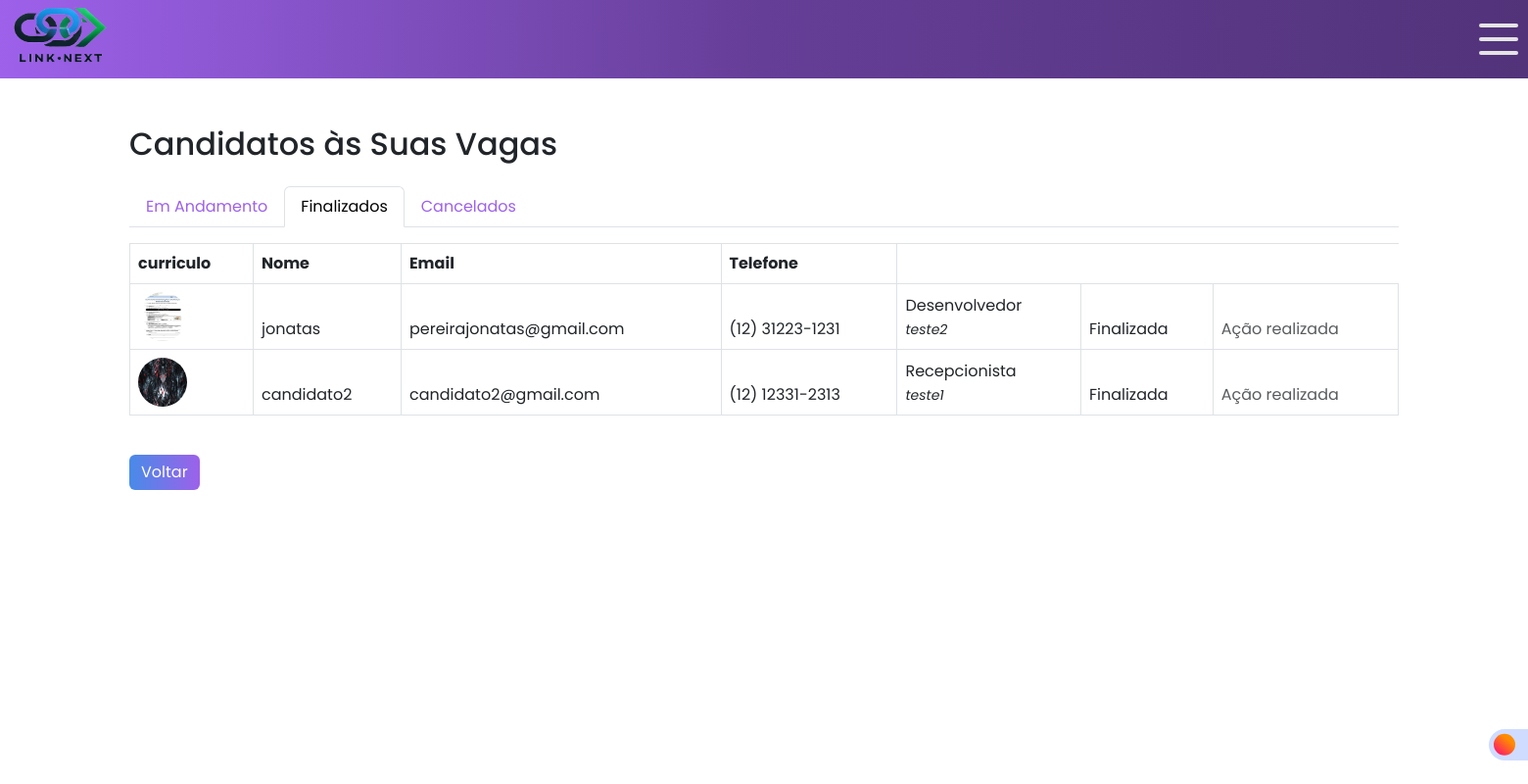
The page /candidato/candidatar.php?status=finalizada (signed in) on the database its author committed.
### tables this page shows
CREATE TABLE `candidato_vaga` (
  `id` int(11) NOT NULL,
  `candidato_id` int(11) NOT NULL,
  `vaga_id` int(11) NOT NULL,
  `data_inscricao` timestamp NOT NULL DEFAULT current_timestamp(),
  `status` enum('em_andamento','finalizada','rejeitado') DEFAULT 'em_andamento'
);

CREATE TABLE `candidatos` (
  `id` int(11) NOT NULL,
  `nome_candidato` varchar(255) NOT NULL,
  `email_candidato` varchar(255) NOT NULL,
  `cpf_candidato` varchar(14) NOT NULL,
  `endereco_candidato` text NOT NULL,
  `telefone_candidato` varchar(15) NOT NULL,
  `formacao_academica` varchar(255) DEFAULT NULL,
  `experiencia_profissional` text DEFAULT NULL,
  `area_atuacao` varchar(100) NOT NULL,
  `senha_candidato` varchar(255) NOT NULL,
  `created_at` timestamp NOT NULL DEFAULT current_timestamp(),
  `tipo_usuario` enum('candidato','empresa') NOT NULL DEFAULT 'candidato',
  `foto_candidato` varchar(255) DEFAULT NULL,
  `google_id` varchar(255) DEFAULT NULL
);

CREATE TABLE `vagas` (
  `id` int(11) NOT NULL,
  `empresa_id` int(11) NOT NULL,
  `descricao` text NOT NULL,
  `requisitos` text DEFAULT NULL,
  `data_postagem` timestamp NOT NULL DEFAULT current_timestamp()
);

### candidato/candidatar.php (the view, shortened to what this page needs)
<?php
require_once("../conexao.php");
$empresa_id = $_SESSION['usuario']['id'];
$status_filtro = $_GET['status'] ?? 'em_andamento';
$tabs = [
    'em_andamento' => 'Em Andamento',
    'finalizada'   => 'Finalizados',
    'rejeitado'    => 'Cancelados',
];
$sql = "SELECT
            cv.id AS candidato_vaga_id,
            c.nome_candidato,
            c.email_candidato,
            c.telefone_candidato,
            c.foto_candidato,
            v.descricao,
            v.requisitos,
            cv.status
        FROM candidato_vaga cv
        JOIN candidatos c ON cv.candidato_id = c.id
        JOIN vagas v       ON cv.vaga_id = v.id
        WHERE v.empresa_id = ? AND cv.status = ?
        ORDER BY cv.data_inscricao DESC";
$stmt = $pdo->prepare($sql);
$stmt->execute([$empresa_id, $status_filtro]);
$candidatos = $stmt->fetchAll(PDO::FETCH_ASSOC);
?>
<!DOCTYPE html>
<html lang="pt-br">
<head>
  <link href="https://cdn.jsdelivr.net/npm/bootstrap@5.3.0/dist/css/bootstrap.min.css" rel="stylesheet">
</head>
<body>
<label class="switch">
    <span class="slider"></span>
</label>
<header>
    <div class="logo">
    <img src="/Projeto_RH/html/Assets/IMG/Link_Next_Logo_sem_fundo.png" alt="">
    </div>
  <div class="resp-but">
      <label for="checkbox" class="toggle">
        <div class="bars" id="bar1"></div>
        <div class="bars" id="bar2"></div>
        <div class="bars" id="bar3"></div>
      </label>
    </div>
  </header>
  <div class="container mt-5">
    <h2 class="mb-4">Candidatos às Suas Vagas</h2>
    <ul class="nav nav-tabs">
      <?php foreach ($tabs as $status => $label): ?>
        <li class="nav-item">
          <a
            class="nav-link <?= $status_filtro === $status ? 'active' : '' ?>"
            href="?status=<?= $status ?>"
          >
            <?= $label ?>
          </a>
        </li>
      <?php endforeach; ?>
    </ul>
    <?php if ($candidatos): ?>
      <table class="table table-bordered mt-3">
        <thead>
          <tr>
            <th>curriculo</th>
            <th>Nome</th>
            <th>Email</th>
            <th>Telefone</th>
          <?php foreach ($candidatos as $cand): ?>
            <tr>
  <?php if ($cand['foto_candidato']): ?>
     <td>
    <img src="/projeto_rh/candidato/uploads/<?= htmlspecialchars($cand['foto_candidato']) ?>"
         width="50" height="50" class="rounded-circle"
         data-bs-toggle="modal"
         data-bs-target="#modalFoto<?= $cand['candidato_vaga_id'] ?>"
         style="cursor:pointer;" alt="Foto do Candidato">
</td>
  <?php else: ?>
    <img src="/projeto_rh/html/Assets/IMG/default-avatar.png"
         width="50" height="50" class="rounded-circle" alt="Foto padrão">
  <?php endif; ?>
              <td><?= htmlspecialchars($cand['nome_candidato']) ?></td>
              <td><?= htmlspecialchars($cand['email_candidato']) ?></td>
              <td><?= htmlspecialchars($cand['telefone_candidato']) ?></td>
              <td>
                <?= htmlspecialchars($cand['descricao']) ?><br>
                <small><i><?= htmlspecialchars($cand['requisitos']) ?></i></small>
              </td>
              <td><?= ucfirst(htmlspecialchars($cand['status'])) ?></td>
              <td>
                <?php if ($cand['status'] === 'em_andamento'): ?>
                  <form method="POST" style="display:inline-block">
                    <input type="hidden" name="candidato_vaga_id"
                           value="<?= $cand['candidato_vaga_id'] ?>">
<button type="submit" name="acao" value="confirmar" class="noselecte"><span class="text">Confirmar</span><span class="icon"><svg
      viewBox="0 0 24 24"
      height="24"
      width="24"
      xmlns="http://www.w3.org/2000/svg"
    >
      <path
        d="M9.707 19.121a.997.997 0 0 1-1.414 0l-5.646-5.647a1.5 1.5 0 0 1 0-2.121l.707-.707a1.5 1.5 0 0 1 2.121 0L9 14.171l9.525-9.525a1.5 1.5 0 0 1 2.121 0l.707.707a1.5 1.5 0 0 1 0 2.121z"
      ></path></svg></span>
</button>
                  </form>
                  <form method="POST" style="display:inline-block">
                    <input type="hidden" name="candidato_vaga_id"
                           value="<?= $cand['candidato_vaga_id'] ?>">
                    <button type="submit" name="acao" value="cancelar" class="noselect"><span class="text">Cancelar</span><span class="icon"><svg xmlns="http://www.w3.org/2000/svg" width="24" height="24" viewBox="0 0 24 24"><path d="M24 20.188l-8.315-8.209 8.2-8.282-3.697-3.697-8.212 8.318-8.31-8.203-3.666 3.666 8.321 8.24-8.206 8.313 3.666 3.666 8.237-8.318 8.285 8.203z"></path></svg></span></button>
                  </form>
                <?php else: ?>
                  <span class="text-muted">Ação realizada</span>
                <?php endif; ?>
              </td>
            </tr>
          <?php endforeach; ?>
      </table>
    <?php else: ?>
      <p class="text-center mt-4">Nenhum candidato para este status.</p>
    <?php endif; ?>
    <a href="/projeto_rh/empresa/pagina-empresa log.php"
       class="btn btn-secondary mt-4">Voltar</a>
  </div>
</body>
</html>

### candidato/candidatar.php (style rules this page uses)
* { margin: 0; padding: 0; box-sizing: border-box; font-family: "Poppins", sans-serif; }
.nav-link { color: #9D61EA; }
header { background: linear-gradient(90deg, #9D61EA 0%,#653e97 50%,#52337a 100%); width: 100%; height: 80px; display: flex; }
.resp-but { margin-top: 20px; margin-left: 1400px; }
.logo img { height: 70px; width: 100px; margin-left: 10px; }
.toggle { position: relative; width: 40px; height: 40px; cursor: pointer; display: flex; flex-direction: column; align-items: center; justify-content: center; gap: 10px; transition-duration: .3s; }
.bars { width: 100%; height: 4px; background-color: #e4e4e4; border-radius: 5px; transition-duration: .3s; }
.btn.btn-secondary.mt-4 { background: linear-gradient(to right, #488BE8, #9D61EA); transition: .3s all ease-in-out; border: none; }
.switch { display: block; --width-of-switch: 3.5em; --height-of-switch: 2em; --size-of-icon: 1.4em; --slider-offset: 0.3em; position: fixed; top: 93vh; left: 190vh; z-index: 9999999; width: var(--width-of-switch); height: var(--height-of-switch); }
.slider { position: absolute; cursor: pointer; top: 0; left: 0; right: 0; bottom: 0; background-color: #cfdcff; transition: .4s; border-radius: 30px; }
.slider:before { position: absolute; content: ""; height: var(--size-of-icon,1.4em); width: var(--size-of-icon,1.4em); border-radius: 20px; left: var(--slider-offset,0.3em); top: 50%; transform: translateY(-50%); background: linear-gradient(40deg,#ff0080,#ff8c00 70%); ; transition: .4s; }

### rows shown on the page
candidato_vaga: candidato.foto_candidato (picture), candidato.nome_candidato "jonatas", candidato.email_candidato "pereirajonatas@gmail.com", candidato.telefone_candidato "(12) 31223-1231", vaga.descricao "Desenvolvedor", vaga.requisitos "teste2", status "Finalizada", shows "Ação realizada"
candidato_vaga: candidato.foto_candidato (picture), candidato.nome_candidato "candidato2", candidato.email_candidato "candidato2@gmail.com", candidato.telefone_candidato "(12) 12331-2313", vaga.descricao "Recepcionista", vaga.requisitos "teste1", status "Finalizada", shows "Ação realizada"

### other values the page prints
$label "Em Andamento"
$label "Finalizados"
$label "Cancelados"
